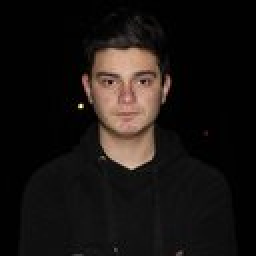
#> input picture dataset/talha.jpg, 128 x 128 px (shown 2 times larger)
$ python main.py
#> lines starting #> are read from the running program, lines starting #| are printed output that depends on the picture; after the words box and inside, x2 and y2 are one past the last pixel; in counts of white or black regions, pixels touching at a corner belong together
import cv2

# Load image
test_image = cv2.imread('dataset/talha.jpg')
#> test_image is the input picture: shape (128, 128, 3); mean B, G, R 18.3, 20.6, 25.2

# Convert to grayscale
gray_image = cv2.cvtColor(test_image, cv2.COLOR_BGR2GRAY)
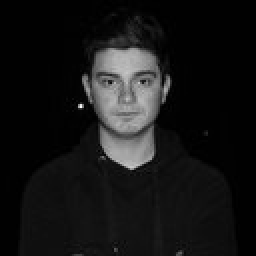
#> gray_image: shape (128, 128) (shown 2 times larger); min 0, max 252, mean 21.7

# Initialize the face detector
face_classifier = cv2.CascadeClassifier()
face_classifier.load(cv2.samples.findFile('ml/haarcascade_frontalface_default.xml'))

# Detect the face in the image
faces = face_classifier.detectMultiScale(gray_image)
#> faces = [[39, 21, 49, 49]]

# Print number the face detected
print(f'{len(faces)} faces detected in the image')
#| 1 faces detected in the image

# Draw a blue rectangle over every face
for x, y, width, height in faces:
    cv2.rectangle(test_image, (x, y), (x + width, y + height), color = (255,0, 0), thickness = 2)
#> this loop made 1 pass
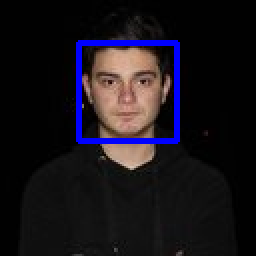
#> test_image: shape (128, 128, 3) (shown 2 times larger); 3.56% of pixels changed, all inside (x1, y1, x2, y2) = (38, 20, 90, 72)

# Save the new image with rectangles drawn
cv2.imwrite('img-detected-1.jpg', test_image)

$ run again, with dataset/jm_denis.jpg copied over dataset/talha.jpg
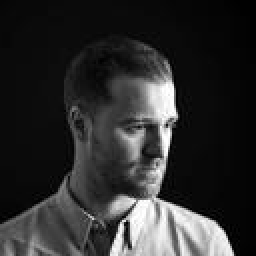
#> input picture dataset/jm_denis.jpg, 128 x 128 px (shown 2 times larger)
#> test_image is the input picture: shape (128, 128, 3); min 0, max 255, mean 46
#> faces = [[62, 51, 32, 32]]
#| 1 faces detected in the image
#> the loop `for x, y, width, height in faces:` made 1 pass
#> after the loop `for x, y, width, height in faces:`:
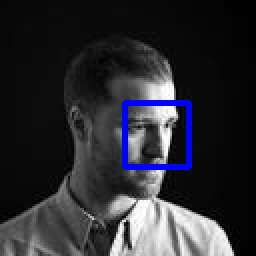
#> test_image: shape (128, 128, 3) (shown 2 times larger); 2.32% of pixels changed, all inside (x1, y1, x2, y2) = (61, 50, 96, 85)
